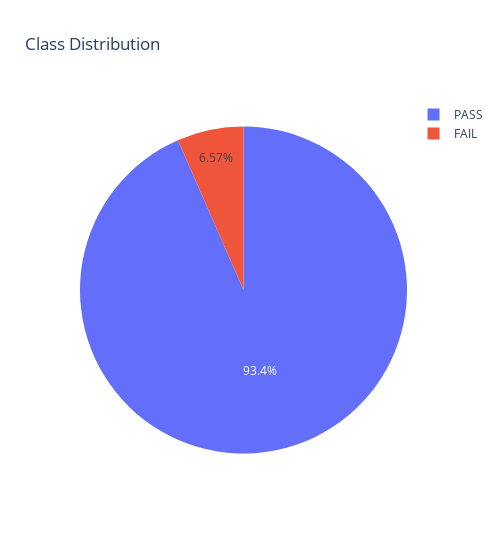

Notebook source saved alongside this figure:
### Code cell
fig = px.pie(
    y_train.value_counts(),
    values = 'count', 
    names=['PASS', 'FAIL'],
    title = 'Class Distribution',
    width = 500
)

fig.show()

### Figure 1 — Plotly figure (JSON) as saved in the notebook; plotly's stock layout.template omitted (floating-point values rounded to 4 significant figures)
{"data": [{"domain": {"x": [0, 1], "y": [0, 1]}, "hovertemplate": "label=%{label}<br>count=%{value}<extra></extra>", "labels": ["PASS", "FAIL"], "legendgroup": "", "name": "", "showlegend": true, "type": "pie", "values": [1024, 72]}], "layout": {"legend": {"tracegroupgap": 0}, "title": {"text": "Class Distribution"}, "width": 500}}
